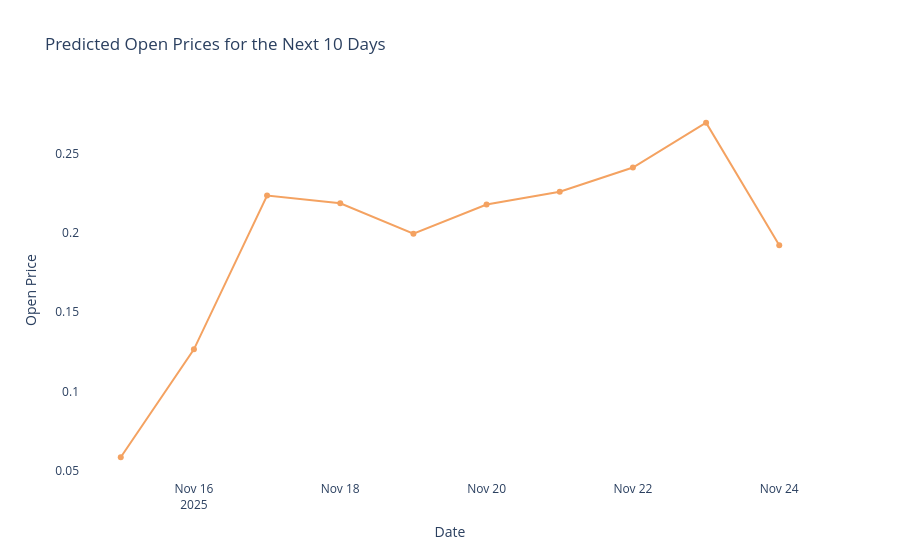
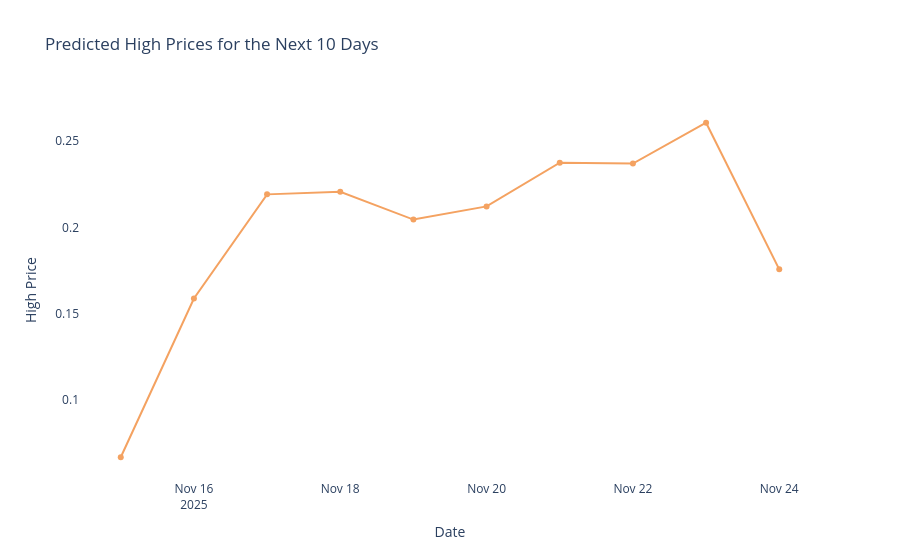
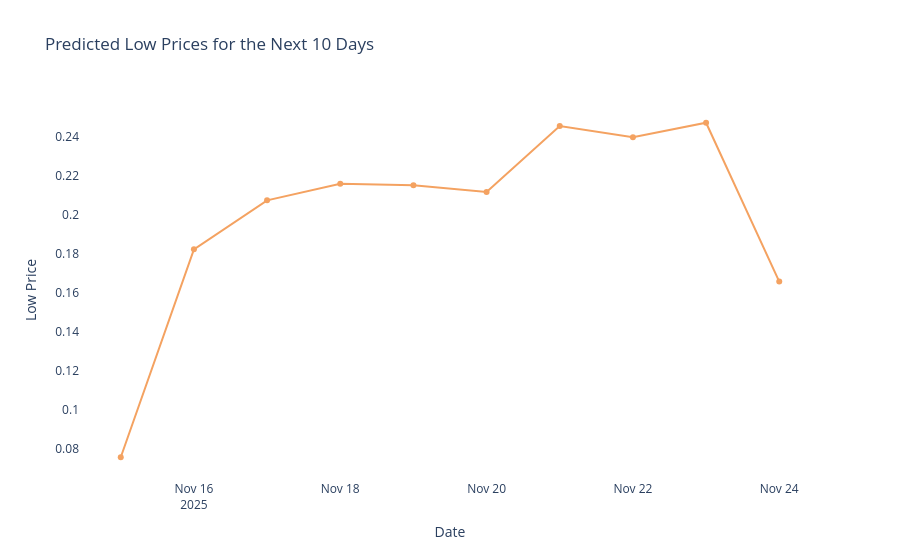
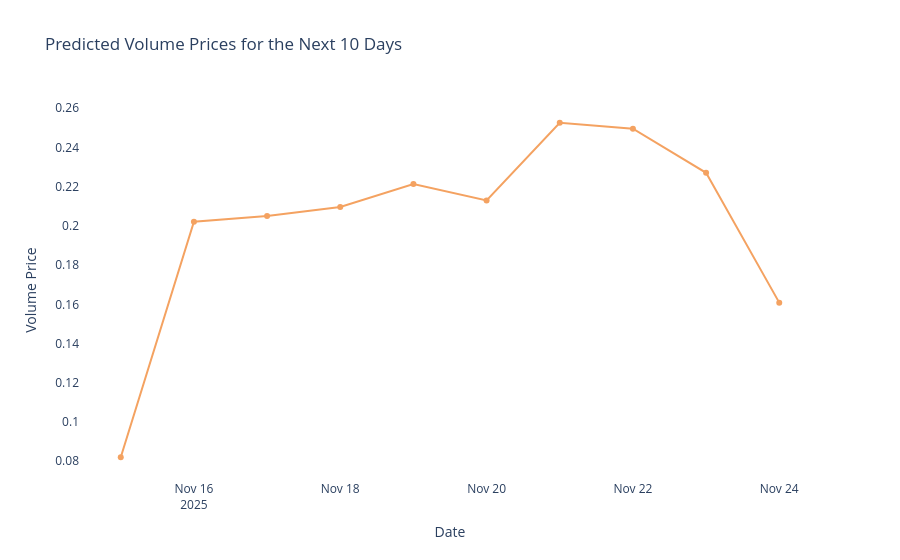

Write notebook code for charts like these, in order.
### Code cell
predicted_data_next = np.array(latest_prediction).reshape(-1, 5)
last_date = df['Date'].max()
next_10_days = [last_date + timedelta(days=i) for i in range(1, 11)]

# Iterate over all features
for i, feature_name in enumerate(['Open', 'High', 'Low', 'Volume', 'Close']):
    fig = go.Figure()

    fig.add_trace(go.Scatter(
        x=next_10_days,
        y=predicted_data_next[:, i],
        mode='lines+markers',
        name=f'Predicted {feature_name.capitalize()} Prices',
        line=dict(color='#f4a261'), 
        marker=dict(color='#f4a261')  
    ))

    fig.update_layout(
        title=f'Predicted {feature_name.capitalize()} Prices for the Next 10 Days',
        xaxis_title='Date',
        yaxis_title=f'{feature_name.capitalize()} Price',
        plot_bgcolor='white' 
    )

    fig.show()

### Figure 1 — Plotly figure (JSON) as saved in the notebook; plotly's stock layout.template omitted (floating-point values rounded to 4 significant figures; data arrays with more than 128 entries replaced by an {"elided": "..."} marker saying what was removed)
{"data": [{"line": {"color": "#f4a261"}, "marker": {"color": "#f4a261"}, "mode": "lines+markers", "name": "Predicted Open Prices", "type": "scatter", "x": ["2025-11-15T00:00:00-05:00", "2025-11-16T00:00:00-05:00", "2025-11-17T00:00:00-05:00", "2025-11-18T00:00:00-05:00", "2025-11-19T00:00:00-05:00", "2025-11-20T00:00:00-05:00", "2025-11-21T00:00:00-05:00", "2025-11-22T00:00:00-05:00", "2025-11-23T00:00:00-05:00", "2025-11-24T00:00:00-05:00"], "y": {"elided": "472 float values"}}], "layout": {"plot_bgcolor": "white", "title": {"text": "Predicted Open Prices for the Next 10 Days"}, "xaxis": {"title": {"text": "Date"}}, "yaxis": {"title": {"text": "Open Price"}}}}

### Figure 2 — Plotly figure (JSON) as saved in the notebook; plotly's stock layout.template omitted (floating-point values rounded to 4 significant figures; data arrays with more than 128 entries replaced by an {"elided": "..."} marker saying what was removed)
{"data": [{"line": {"color": "#f4a261"}, "marker": {"color": "#f4a261"}, "mode": "lines+markers", "name": "Predicted High Prices", "type": "scatter", "x": ["2025-11-15T00:00:00-05:00", "2025-11-16T00:00:00-05:00", "2025-11-17T00:00:00-05:00", "2025-11-18T00:00:00-05:00", "2025-11-19T00:00:00-05:00", "2025-11-20T00:00:00-05:00", "2025-11-21T00:00:00-05:00", "2025-11-22T00:00:00-05:00", "2025-11-23T00:00:00-05:00", "2025-11-24T00:00:00-05:00"], "y": {"elided": "472 float values"}}], "layout": {"plot_bgcolor": "white", "title": {"text": "Predicted High Prices for the Next 10 Days"}, "xaxis": {"title": {"text": "Date"}}, "yaxis": {"title": {"text": "High Price"}}}}

### Figure 3 — Plotly figure (JSON) as saved in the notebook; plotly's stock layout.template omitted (floating-point values rounded to 4 significant figures; data arrays with more than 128 entries replaced by an {"elided": "..."} marker saying what was removed)
{"data": [{"line": {"color": "#f4a261"}, "marker": {"color": "#f4a261"}, "mode": "lines+markers", "name": "Predicted Low Prices", "type": "scatter", "x": ["2025-11-15T00:00:00-05:00", "2025-11-16T00:00:00-05:00", "2025-11-17T00:00:00-05:00", "2025-11-18T00:00:00-05:00", "2025-11-19T00:00:00-05:00", "2025-11-20T00:00:00-05:00", "2025-11-21T00:00:00-05:00", "2025-11-22T00:00:00-05:00", "2025-11-23T00:00:00-05:00", "2025-11-24T00:00:00-05:00"], "y": {"elided": "472 float values"}}], "layout": {"plot_bgcolor": "white", "title": {"text": "Predicted Low Prices for the Next 10 Days"}, "xaxis": {"title": {"text": "Date"}}, "yaxis": {"title": {"text": "Low Price"}}}}

### Figure 4 — Plotly figure (JSON) as saved in the notebook; plotly's stock layout.template omitted (floating-point values rounded to 4 significant figures; data arrays with more than 128 entries replaced by an {"elided": "..."} marker saying what was removed)
{"data": [{"line": {"color": "#f4a261"}, "marker": {"color": "#f4a261"}, "mode": "lines+markers", "name": "Predicted Volume Prices", "type": "scatter", "x": ["2025-11-15T00:00:00-05:00", "2025-11-16T00:00:00-05:00", "2025-11-17T00:00:00-05:00", "2025-11-18T00:00:00-05:00", "2025-11-19T00:00:00-05:00", "2025-11-20T00:00:00-05:00", "2025-11-21T00:00:00-05:00", "2025-11-22T00:00:00-05:00", "2025-11-23T00:00:00-05:00", "2025-11-24T00:00:00-05:00"], "y": {"elided": "472 float values"}}], "layout": {"plot_bgcolor": "white", "title": {"text": "Predicted Volume Prices for the Next 10 Days"}, "xaxis": {"title": {"text": "Date"}}, "yaxis": {"title": {"text": "Volume Price"}}}}
